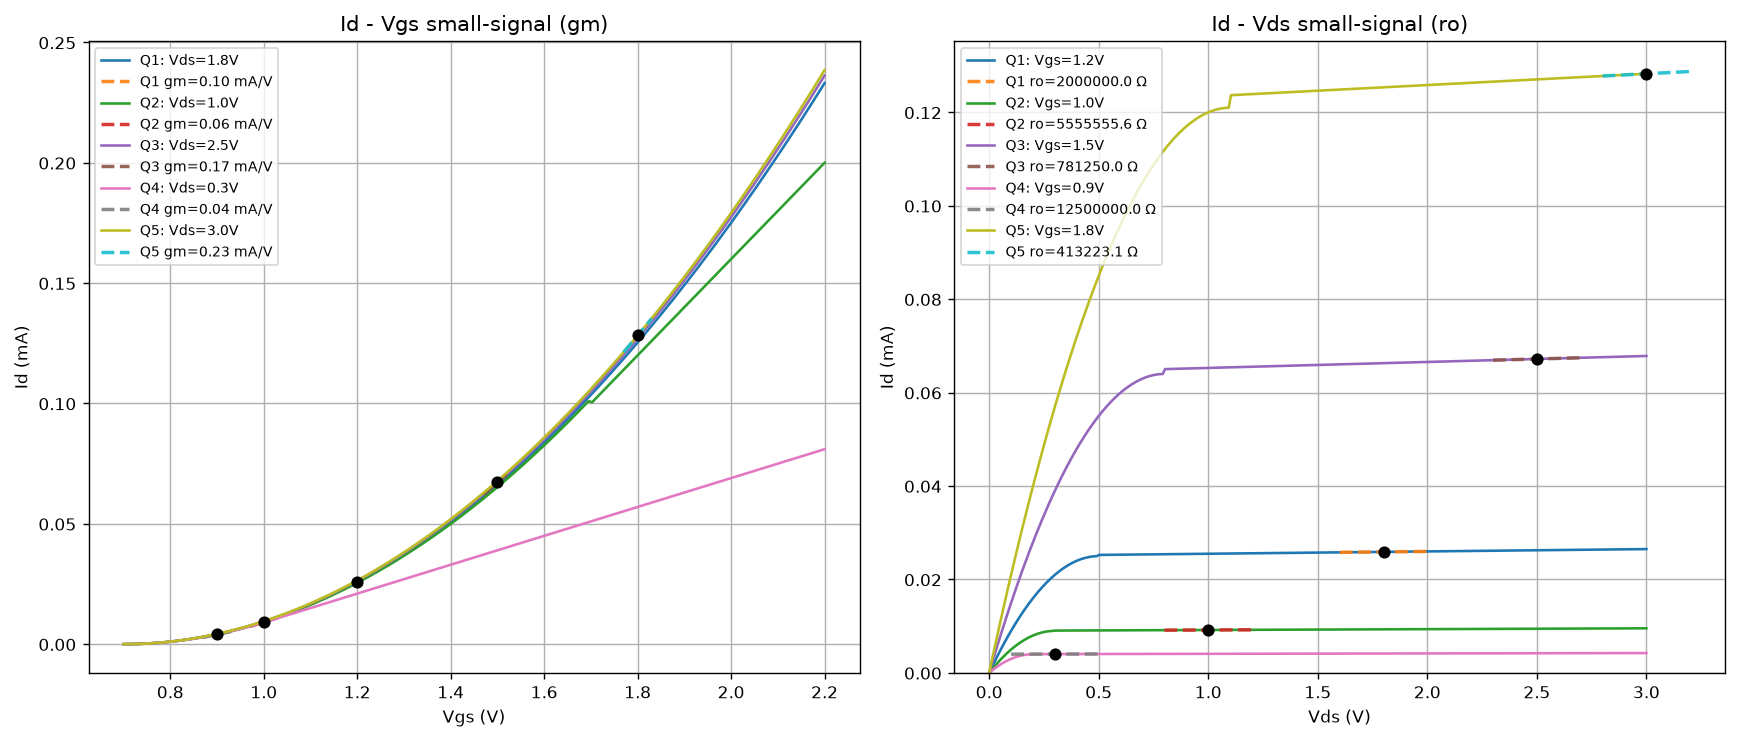

Reproduce this figure in Python.
import json
import os
import numpy as np
import matplotlib.pyplot as plt


def calculate_mosfet_id(v_gs, v_ds, Vth=0.7, k_n=200e-6, lambda_=0.02):
    v_ov = np.clip(v_gs - Vth, 0, np.inf)  # qua ap (overdrive), <=0 la cutoff -> Id=0

    id_triode = k_n * (v_ov * v_ds - (v_ds ** 2) / 2)
    id_sat = 0.5 * k_n * (v_ov ** 2) * (1 + lambda_ * v_ds)

    is_triode = v_ds < v_ov  # bien gioi triode/saturation: Vds < Vov
    id_out = np.where(is_triode, id_triode, id_sat)

    return np.where(v_ov <= 0, 0.0, id_out)  # cutoff


def load_config(config_file):
    with open(config_file, 'r', encoding='utf-8') as f:
        return json.load(f).get('functions', {})


def small_signal_at_Q(v_gs_q, v_ds_q, Vth, k_n, lambda_):

    I_d_q = calculate_mosfet_id(v_gs_q, v_ds_q, Vth, k_n, lambda_)

    v_ov_q = max(v_gs_q - Vth, 0.0)
    g_m = k_n * v_ov_q * (1 + lambda_ * v_ds_q)
    g_ds = 0.5 * k_n * (v_ov_q ** 2) * lambda_   # ~ I_d_q * lambda_, go = 1/ro

    return I_d_q, g_m, g_ds


def compute_smallsignal_results(config_file):

    cfg = load_config(config_file)
    Vth = cfg.get('Vth', 0.7)
    k_n = cfg.get('k_n', 200e-6)
    lambda_ = cfg.get('lambda_', 0.02)
    points = cfg.get('points', [{'name': 'Q1', 'v_gs': 1.2, 'v_ds': 1.8}])

    results = []
    for pt in points:
        name, v_gs_q, v_ds_q = pt.get('name', 'Q'), pt['v_gs'], pt['v_ds']
        I_d_q, g_m, g_ds = small_signal_at_Q(v_gs_q, v_ds_q, Vth, k_n, lambda_)
        results.append({
            'name': name, 'v_gs': v_gs_q, 'v_ds': v_ds_q,
            'I_d': float(I_d_q), 'g_m': float(g_m),
            'r_o': float(1 / g_ds) if g_ds != 0 else float('inf'), 'g_ds': float(g_ds)
        })

    return results


def save_results_to_json(results, output_file):
    
    with open(output_file, 'w', encoding='utf-8') as f:
        json.dump({'results': results}, f, indent=2, ensure_ascii=False)
    print(f"saved: {output_file}")


# ==========================================
# 2. PHẦN HIỂN THỊ
# ==========================================
def plot_smallsignal_tangents(config_file=None):
    config_file = config_file or os.path.join(os.path.dirname(os.path.abspath(__file__)), 'mos_input.json')
    cfg = load_config(config_file)
    Vth = cfg.get('Vth', 0.7)
    k_n = cfg.get('k_n', 200e-6)
    lambda_ = cfg.get('lambda_', 0.02)
    points = cfg.get('points', [{'name': 'Q1', 'v_gs': 1.2, 'v_ds': 1.8}])

    v_gs_range = np.linspace(Vth, Vth + 1.5, 200)
    v_ds_range = np.linspace(0, 3, 300)

    fig, (ax1, ax2) = plt.subplots(1, 2, figsize=(14, 6))

    for pt in points:
        name, v_gs_q, v_ds_q = pt.get('name', 'Q'), pt['v_gs'], pt['v_ds']
        I_d_q, g_m, g_ds = small_signal_at_Q(v_gs_q, v_ds_q, Vth, k_n, lambda_)

        # --- Id - Vgs: dac tuyen lon + tiep tuyen small-signal (slope = gm) ---
        i_d_vgs = calculate_mosfet_id(v_gs_range, v_ds_q, Vth, k_n, lambda_)
        ax1.plot(v_gs_range, i_d_vgs * 1000, label=name + ': Vds=' + str(v_ds_q) + 'V')

        # Tiep tuyen CHI hop le trong mien tin hieu nho quanh Q (vd +-30mV)
        d_vgs = 0.03
        v_gs_local = np.linspace(v_gs_q - d_vgs, v_gs_q + d_vgs, 20)
        tangent_vgs = (I_d_q + g_m * (v_gs_local - v_gs_q)) * 1000
        ax1.plot(v_gs_local, tangent_vgs, '--', linewidth=2, alpha=0.9,
                  label=name + ' gm=' + f'{g_m*1e3:.2f}' + ' mA/V')
        ax1.scatter([v_gs_q], [I_d_q * 1000], color='black', zorder=5)

        # --- Id - Vds: dac tuyen lon + tiep tuyen small-signal (slope = gds = 1/ro) ---
        i_d_vds = calculate_mosfet_id(v_gs_q, v_ds_range, Vth, k_n, lambda_)
        ax2.plot(v_ds_range, i_d_vds * 1000, label=name + ': Vgs=' + str(v_gs_q) + 'V')

        # Tiep tuyen CHI hop le trong mien tin hieu nho quanh Q (vd +-0.2V, ro tuyen tinh hon gm)
        d_vds = 0.2
        v_ds_local = np.linspace(max(v_ds_q - d_vds, 0), v_ds_q + d_vds, 20)
        tangent_vds = (I_d_q + g_ds * (v_ds_local - v_ds_q)) * 1000
        ax2.plot(v_ds_local, tangent_vds, '--', linewidth=2, alpha=0.9,
                  label=name + ' ro=' + f'{1/g_ds:.1f}' + ' Ω')
        ax2.scatter([v_ds_q], [I_d_q * 1000], color='black', zorder=5)

    ax1.set_title('Id - Vgs small-signal (gm)')
    ax1.set_xlabel('Vgs (V)'); ax1.set_ylabel('Id (mA)')
    ax1.grid(True); ax1.legend(fontsize=8)

    ax2.set_title('Id - Vds small-signal (ro)')
    ax2.set_xlabel('Vds (V)'); ax2.set_ylabel('Id (mA)')
    ax2.set_ylim(bottom=0)
    ax2.grid(True); ax2.legend(fontsize=8)

    plt.tight_layout()
    plt.show()


# ==========================================
# 3. MAIN
# ==========================================
if __name__ == "__main__":
    script_dir = os.path.dirname(os.path.abspath(__file__))
    config_path = os.path.join(script_dir, 'mos_input.json')
    plot_smallsignal_tangents(config_path)
    save_results_to_json(compute_smallsignal_results(config_path),
                          os.path.join(script_dir, 'mos_output.json'))
